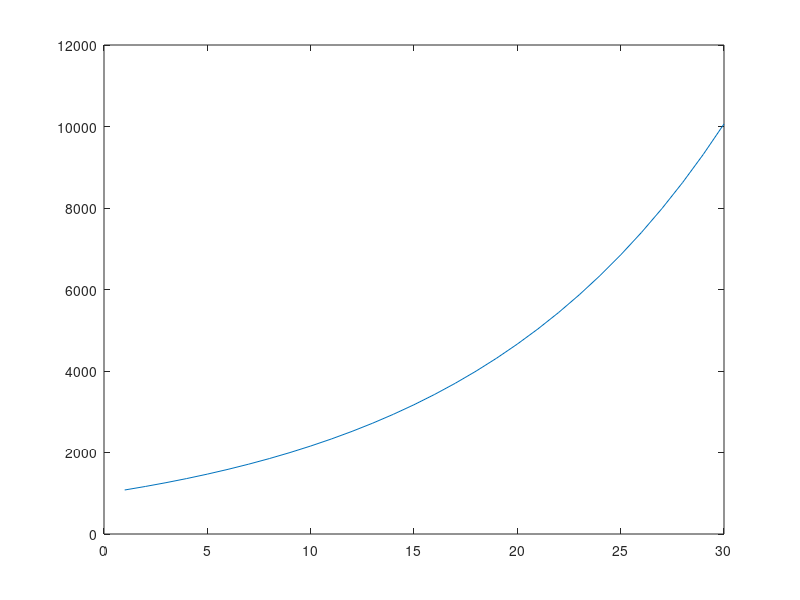

The MATLAB script that drew this image:
for ii=1:10
   disp (ii)
end
 a=-5:5;
    for ii=1:length(a)
       disp( a(ii))
      
    end
    a=1:10;
    sum=0;
    for i=1:2:length(a)
        sum=sum+i;
    end
    disp(sum)
    
    a=1:10;
    index=[1,2,3,4,5];
    sum=0;
   for i=index
       sum=sum+a(i);
   end
   fprintf("This is the sum of your numbers: " )
   fprintf('\n')
   disp(sum)
   a=20:54;
   sum_vec=zeros(1,length(a));
   sum=0;
   for i=1:length(a)
       sum=sum+a(i);
       sum_vec(i)=sum;
   end
   disp(sum_vec)
 %  plot(sum_vec)
   
   
   bal=1000;
   numyears=30;
   bal_vec=zeros(1,numyears);
   for year=1:numyears
       bal=1.08*bal;
       bal_vec(year)=bal;
   end
   disp(bal_vec)
   plot(bal_vec)
       
    
   